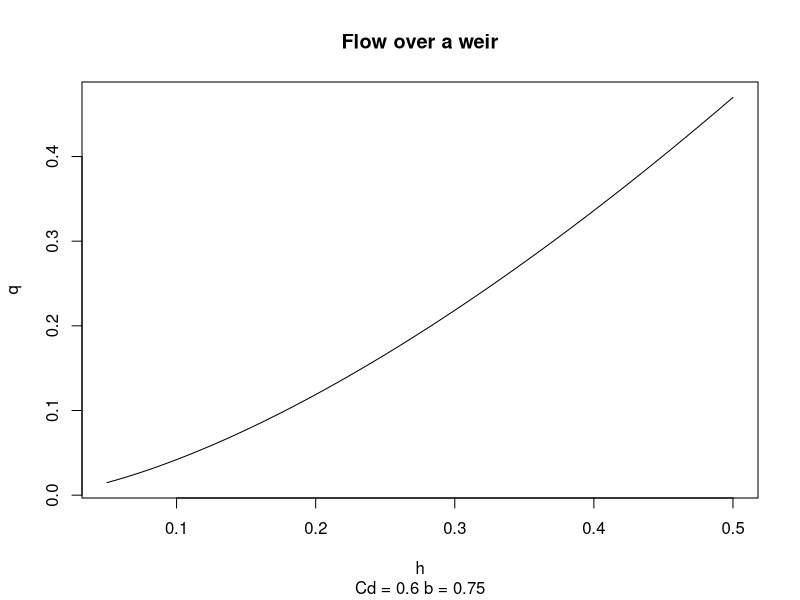

Write the R code that produced this figure.
## R4H2O: Data Science for Water Professionals
## Quiz 1: Channel flow

## Constants
Cd <- 0.6 # approximation
g <- 9.81

## Measurements
b <- 0.75 # Width


## Question 1
h <- 100 / 1000 # Height in m
q <- (2/3) * Cd * sqrt(2 * 9.81) * b * h^(3/2)  # m3 / s
q

## Question 2
h <- c(150, 136, 75) / 1000 # Create a vector
q <- (2/3) * Cd * sqrt(2 * 9.81) * b * h^(3/2) # Same as before
mean(q) * 1000 # Convert to l/s

## Question 3
# Try the options
(2/3) * Cd * sqrt(2 * 9.81) * b * (0.05:0.50)^(3/2)
(2/3) * Cd * sqrt(2 * 9.81) * b * ((50:500)/1000)^(3/2)

h <- (50:500) / 1000 # Create a vector
q <- (2/3) * Cd * sqrt(2 * 9.81) * b * h^(3/2) # Same as before
q

plot(h, q, type = "l", 
     main = "Flow over a weir", 
     sub = paste("Cd =", Cd, "b =", b))
